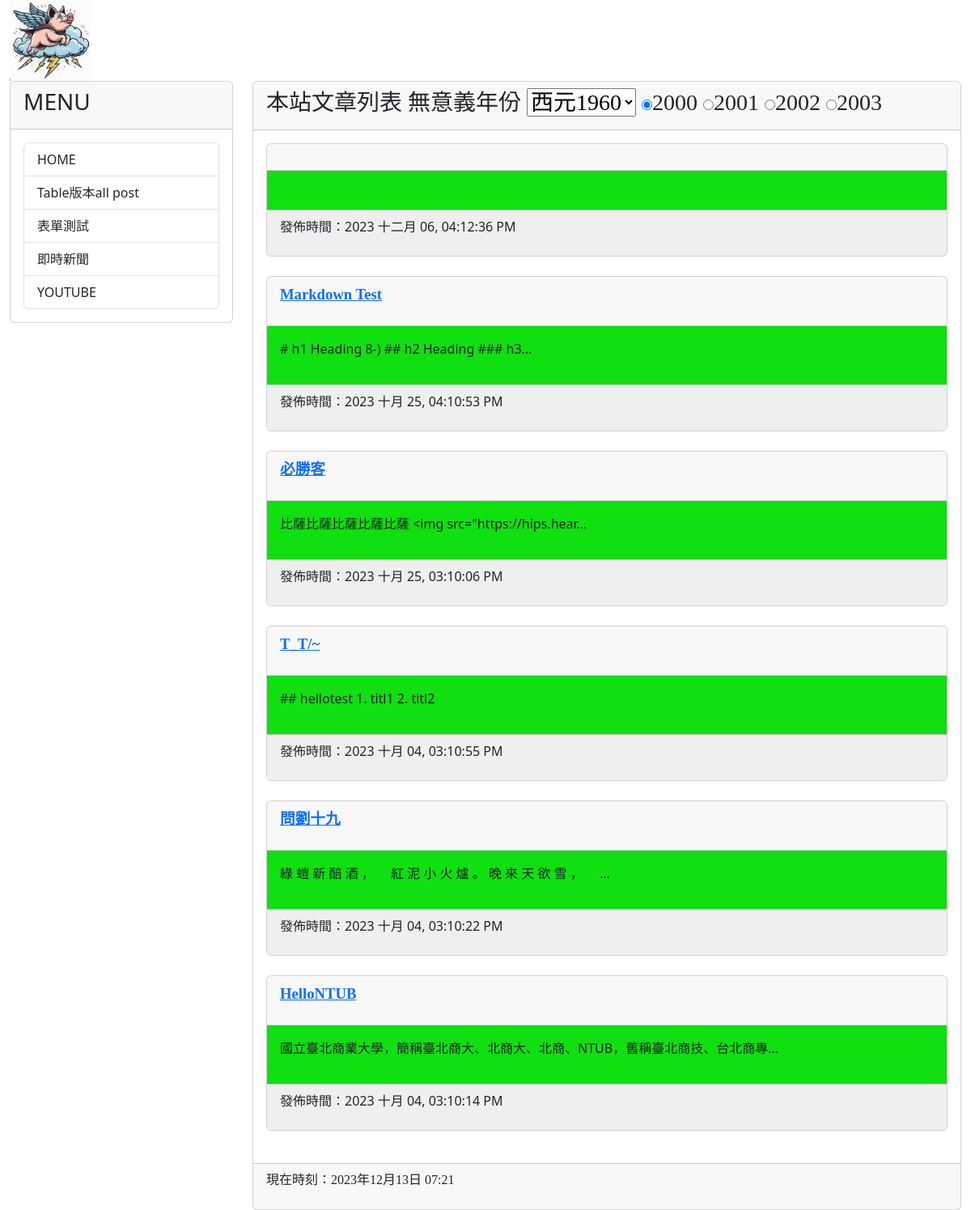
The page / on the database its author committed.
### mysite/models.py (models this page shows, shortened)
class Post(models.Model):
    title = models.CharField(max_length = 200)
    slug = models.CharField(max_length = 200)
    body = models.TextField()
    category = models.TextField(null=True)
    pub_date = models.DateTimeField(auto_now_add=True)
    class Meta:
        ordering = ('-pub_date', )

### mysite/views.py (the view)
# urls.py: path('', views.homepage, name="homepage"),
def homepage(request):
    posts = Post.objects.all()
    now = datetime.now()
    hour = now.timetuple().tm_hour
    years = range(1960,2024)
    return render(request, 'index.html', locals())

### mysite/templates/index.html (shortened to what this page needs)
{% extends "base2.html" %}
{% block headmessage %}
<h3 style='font-family:標楷體;'>本站文章列表</a>
<label for = "byear">無意義年份</label>
<select name="byear">
    {% for year in years%}
    <option value="{{year}}">西元{{year}}</option>
    {% endfor %}
</select>
<input type="radio" name="ryear" checked>2000</input>
<input type="radio" name="ryear" >2001</input>
<input type="radio" name="ryear" >2002</input>
<input type="radio" name="ryear" >2003</input>
{% endblock headmessage %}
{% block content %}
{% for post in posts %}
<div class='card'>
    <div class='card-header'>
        <p style='font-family:微軟正黑體;font-size:14pt;font-weight:bold;'>
            <a href='/post/{{post.slug}}'>{{ post.title }}</a>
        </p>
    </div>
    <div class='card-body' style='background-color:#10DF10'>
        <p>
           {{ post.body | truncatechars:40 }}
        </p>
    </div>
    <div class='card-footer'  style='background-color:#efefef'>
        <p>
            發佈時間：{{ post.pub_date | date:"Y M d, h:m:s A"}}
        </p>
    </div>
</div>
<br>
{% endfor %}
{% endblock content %}

### rows shown on the page
Post: pub_date "2023 十二月 06, 04:12:36 PM"
Post: title "Markdown Test", body "# h1 Heading 8-) ## h2 Heading ### h3…", pub_date "2023 十月 25, 04:10:53 PM"
Post: title "必勝客", body "比薩比薩比薩比薩比薩 <img src=\"https://hips.hear…", pub_date "2023 十月 25, 03:10:06 PM"
Post: title "T_T/~", body "## hellotest 1. titl1 2. titl2", pub_date "2023 十月 04, 03:10:55 PM"
Post: title "問劉十九", body "綠 螘 新 醅 酒 ， 紅 泥 小 火 爐 。 晚 來 天 欲 雪 ， …", pub_date "2023 十月 04, 03:10:22 PM"
Post: title "HelloNTUB", body "國立臺北商業大學，簡稱臺北商大、北商大、北商、NTUB，舊稱臺北商技、台北商專…", pub_date "2023 十月 04, 03:10:14 PM"
